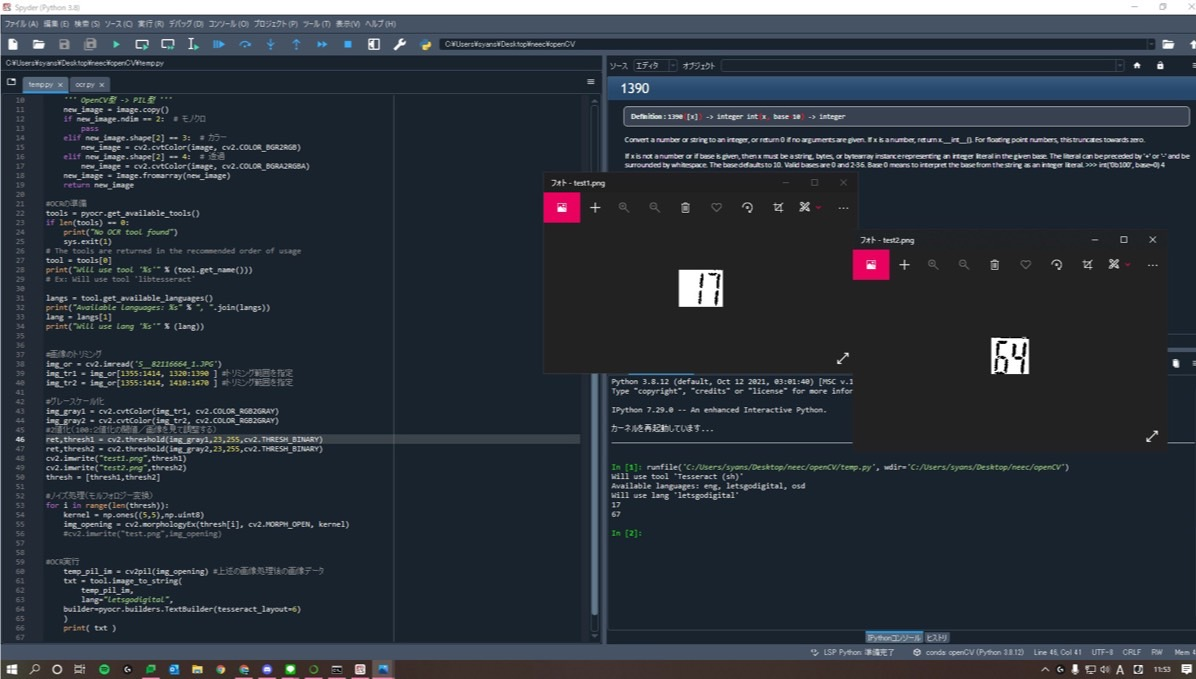
#> input picture S__17072135.jpg, 1196 x 679 px, given in place of the camera
$ python doutai.py
#> lines starting #> are read from the running program, lines starting #| are printed output that depends on the picture
import cv2

cap = cv2.VideoCapture(1)

ok = False
before = None
detected_frame = None
bbox = (0,0,0,0)
while True:
    #  OpenCVでWebカメラの画像を取り込む
    ret, frame = cap.read()
#> frame is the input picture: shape (679, 1196, 3); mean B, G, R 60.2, 51.2, 44

    # スクリーンショットを撮りたい関係で1/2サイズに縮小
    frame = cv2.resize(frame, (int(frame.shape[1]/2), int(frame.shape[0]/2)))
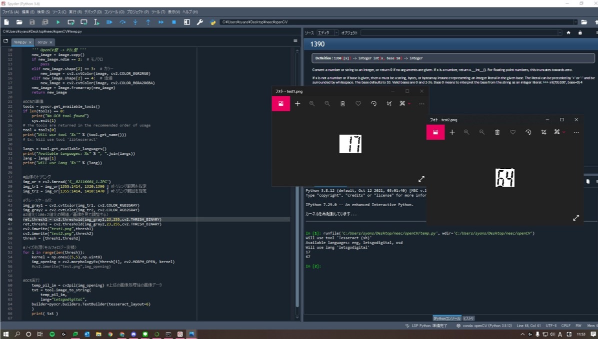
#> frame: shape (339, 598, 3); mean B, G, R 60.1, 51.1, 43.9
    # 加工なし画像を表示する
    cv2.imshow('Raw Frame', frame)

    # 取り込んだフレームに対して差分をとって動いているところが明るい画像を作る
    gray = cv2.cvtColor(frame, cv2.COLOR_BGR2GRAY)
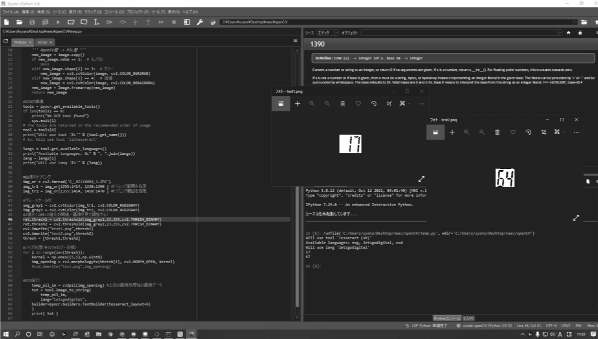
#> gray: shape (339, 598); min 1, max 255, mean 49.9
    if before is None:
        before = gray.copy().astype('float')
        continue
    cv2.accumulateWeighted(gray, before, 0.7)
    mdframe = cv2.absdiff(gray, cv2.convertScaleAbs(before))
    # 動いているところが明るい画像を表示する
    # cv2.imshow('MotionDetected Frame', mdframe)

    # 動いているエリアの面積を計算してちょうどいい検知結果を抽出する
    thresh = cv2.threshold(mdframe, 3, 255, cv2.THRESH_BINARY)[1]
    contours, hierarchy = cv2.findContours(thresh.copy(), cv2.RETR_EXTERNAL, cv2.CHAIN_APPROX_SIMPLE)
    max_area = 0
    target = None
    for cnt in contours:
        area = cv2.contourArea(cnt)
        if max_area < area and area < 40000 and area > 4000:
            max_area = area;
            target = cnt

    # 動いているエリアのうちそこそこの大きさのものがあればそれを矩形で表示する
    # ちょうどいいエリアがなかったら最後の動いているエリアがあるフレームとエリア情報を用いてトラッキングをする
    # どうしようもない時はどうしようもない旨を表示する
    if max_area <= 4000:
        track = False
        if detected_frame is not None:
            # インスタンスを作り直さなきゃいけないっぽい
            tracker = cv2.TrackerKCF_create()
            ok = tracker.init(detected_frame, bbox)
            detected_frame = None

        if ok:
            track, bbox = tracker.update(frame)
        if track:
            p1 = (int(bbox[0]), int(bbox[1]))
            p2 = (int(bbox[0] + bbox[2]), int(bbox[1] + bbox[3]))
            cv2.rectangle(frame, p1, p2, (0,255,0), 2, 1)
            cv2.putText(frame, "tracking", (10,50), cv2.FONT_HERSHEY_SIMPLEX, 0.5, (0,255,0), 1, cv2.LINE_AA)
        else:
            ok = False
            cv2.putText(frame, "no detection", (10,50), cv2.FONT_HERSHEY_SIMPLEX, 0.5, (0,255,0), 1, cv2.LINE_AA)
    else:
        #areaframe = cv2.drawContours(frame, [target], 0, (0,255,0), 3)
        x,y,w,h = cv2.boundingRect(target)
        bbox = (x,y,w,h)
        detected_frame = frame.copy()
        frame = cv2.rectangle(frame,(x,y),(x+w,y+h),(0,255,0),2)
        cv2.putText(frame, "motion detected", (10,50), cv2.FONT_HERSHEY_SIMPLEX, 0.5, (0,255,0), 1, cv2.LINE_AA)

    cv2.imshow('MotionDetected Area Frame', frame)
    # キー入力を1ms待って、k が27（ESC）だったらBreakする
    k = cv2.waitKey(1)
    if k == 27:
        break

# キャプチャをリリースして、ウィンドウをすべて閉じる
cap.release()
cv2.destroyAllWindows()
